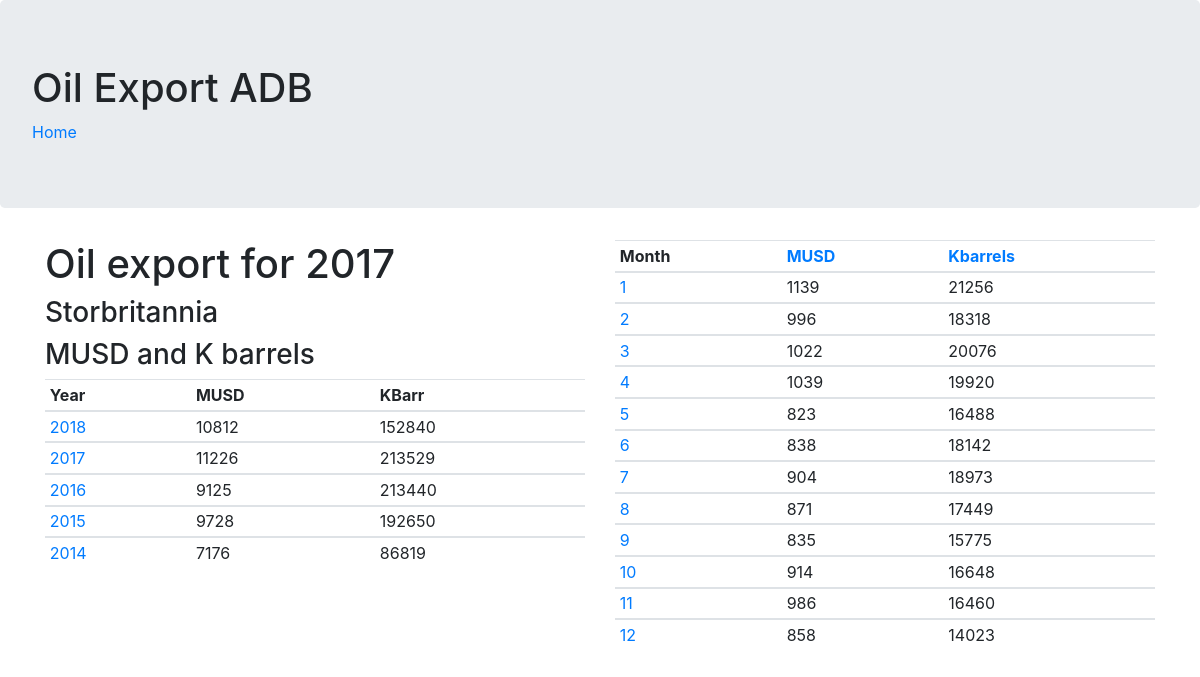
Screenshot of /adb/web_mysql/stat3.php?year=2017&cc=GB with the database file from the repository.
### tables this page shows
create table country_dim (
  cid char(2),
  cname varchar(50) not null,
  primary key(cid)
);

create table fact_aggregated (
  pid int,
  cid char(2),
  year int not null check (year > 1970 and year < 2100),
  amountMNOK numeric(12,2),
  amountMUSD numeric(12,2),
  kbarrels numeric(12,2),
  foreign key (pid) references product_dim(pid),
  foreign key (cid) references country_dim(cid),
  primary key(pid,cid,year)
);

create table facttable_USDP_Barrels (
  pid int,
  cid char(2),
  month int not null check (month > 0 and month < 13),
  year int not null check (year > 1970 and year < 2100),
  amountMNOK numeric(10,2),
  amountMUSD numeric(10,2),
  kbarrels numeric(10,2),
  foreign key (pid) references product_dim(pid),
  foreign key (cid) references country_dim(cid),
  primary key(pid,cid,month,year)
);

### adb/web_mysql/stat3.php (the view, shortened to what this page needs)
<html>
	<head>
		<link href="https://stackpath.bootstrapcdn.com/bootstrap/4.1.3/css/bootstrap.min.css" rel="stylesheet">
	</head>
	<body>
	    <div class='jumbotron'>
			<h1>Oil Export ADB</h1>
			<a href="stat1.php">Home</a>
		</div>
		<?php
		    function openConnection()
		    {
				$servername = "localhost";
				$username = "eivind";
				$password = "passord1";
				$dbname = "proj_adb";
				$conn = new mysqli($servername, $username, $password, $dbname);
				return $conn;
		    }
			function getYearUrlparam()
			{
				$yyyy = $_GET['year'];
				return $yyyy;
			}
			function getCountryCodeparam()
			{
				$cc = $_GET['cc'];
				return $cc;
			}
			function getCountryByCC($cc)
			{
				return "select cname from country_dim " .
				"where cid='{$cc}' ";
			}
			function getCountrystatByYear($cc)
			{
				return "select f.year, f.cid, f.amountMUSD as MUSD, f.kbarrels as KBarr " .
				"from fact_aggregated f, country_dim c " .
				"where f.cid = c.cid and f.cid='{$cc}' " .
				"and f.pid = 1 order by f.year desc";
			}
			function createSql($year, $cc)
			{
				return "select f.year, f.month, f.amountMUSD as MUSD, f.kbarrels as KBarr, f.cid  " .
				"from facttable_USDP_Barrels f, product_dim p " .
				"where f.pid=p.pid " .
				"and f.year={$year} " .
				"and f.pid=1 " .
				"and f.cid='{$cc}'";
			}
			function displayData($countryQry, $byYearQry, $getQry, $year, $cc)
			{
				echo "<div class='container'>";
				echo "<div class='row'>";
				echo "<div class='col-md-6'>";
				echo "<div><h1>Oil export for {$year}</h1>";
				while($row = $countryQry->fetch_assoc())
				{
					echo "<h3>" . $row["cname"] . "</h3>";
				}
				echo "<h3>MUSD and K barrels</h3></div>";
				echo "<table class='table table-sm table-hover'>";
				echo "<thead><tr><th>Year</th><th>MUSD</th><th>KBarr</th></tr></thead>";
				while($row = $byYearQry->fetch_assoc())
				{
					echo "<tbody><tr>";
					echo "<td><a href='stat3.php?year={$row["year"]}&cc={$row["cid"]}'>{$row["year"]}</a></td>";
					echo "<td>" . round($row["MUSD"]) . "</td>";
					echo "<td>" . round($row["KBarr"]) . "</td>";
					echo "</tr></tbody>";
				}
				echo "</table>";
				echo "</div>";
				echo "<div class='col-md-6'>";
				echo "<table class='table table-sm table-hover'>";
				echo "<thead><tr><th>Month</th><th><a href='stat4.php?year={$year}'>MUSD</a></th><th><a href='stat5.php?year={$year}'>Kbarrels</a></th></tr></thead>";
				while($row = $getQry->fetch_assoc())
				{
					echo "<tbody><tr>";
					echo "<td><a href='stat6.php?year={$row["year"]}&month={$row["month"]}&cc={$row["cid"]}'>{$row["month"]}</a></td>";
					echo "<td>" . round($row["MUSD"]) . "</td>";
					echo "<td>" . round($row["KBarr"]) . "</td>";
					echo "</tr></tbody>";
				}
				echo "</table>";
				echo "</div>";
				echo "</div>";
				echo "</div>";
			}
			$conn = openConnection();
			$year = getYearUrlparam();
			$cc = getCountryCodeparam();
			$countrySql = getCountryByCC($cc);
			$countryQry = $conn->query($countrySql);
			$byYearSql = getCountrystatByYear($cc);
			$byYearQry = $conn->query($byYearSql);
			$sql = createSql($year, $cc);
			$getQry = $conn->query($sql);
			displayData($countryQry, $byYearQry, $getQry, $year, $cc);
		?>
	</body>
</html>

### rows the page displays
country_dim: cname "Storbritannia"
fact_aggregated: year "2018", amountMUSD "10812", kbarrels "152840"
fact_aggregated: year "2017", amountMUSD "11226", kbarrels "213529"
fact_aggregated: year "2016", amountMUSD "9125", kbarrels "213440"
fact_aggregated: year "2015", amountMUSD "9728", kbarrels "192650"
fact_aggregated: year "2014", amountMUSD "7176", kbarrels "86819"
facttable_usdp_barrels: month "1", amountMUSD "1139", kbarrels "21256"
facttable_usdp_barrels: month "2", amountMUSD "996", kbarrels "18318"
facttable_usdp_barrels: month "3", amountMUSD "1022", kbarrels "20076"
facttable_usdp_barrels: month "4", amountMUSD "1039", kbarrels "19920"
facttable_usdp_barrels: month "5", amountMUSD "823", kbarrels "16488"
facttable_usdp_barrels: month "6", amountMUSD "838", kbarrels "18142"
facttable_usdp_barrels: month "7", amountMUSD "904", kbarrels "18973"
facttable_usdp_barrels: month "8", amountMUSD "871", kbarrels "17449"
facttable_usdp_barrels: month "9", amountMUSD "835", kbarrels "15775"
facttable_usdp_barrels: month "10", amountMUSD "914", kbarrels "16648"
facttable_usdp_barrels: month "11", amountMUSD "986", kbarrels "16460"
facttable_usdp_barrels: month "12", amountMUSD "858", kbarrels "14023"

### other values shown
$year "2017"
